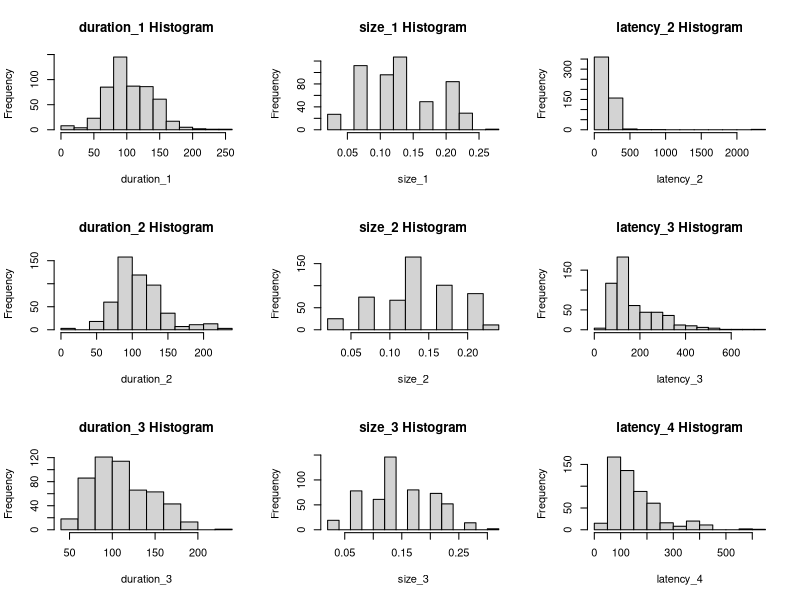
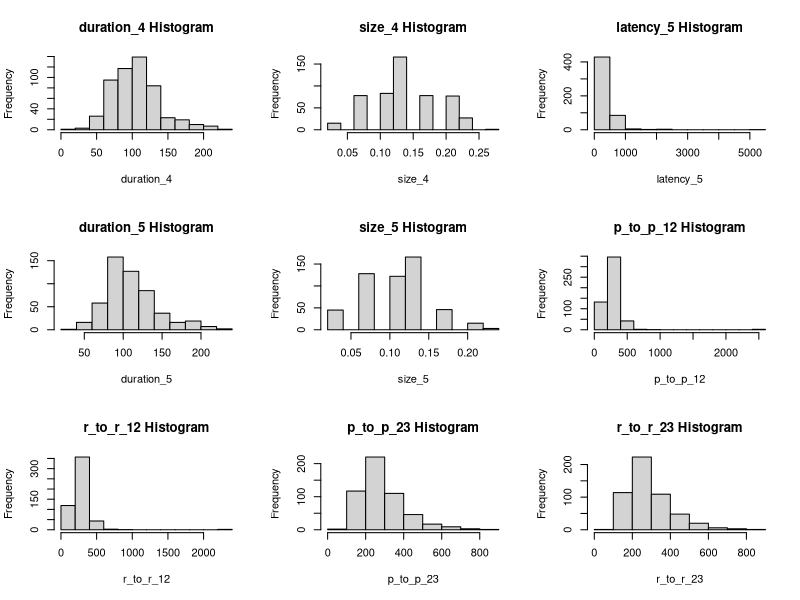
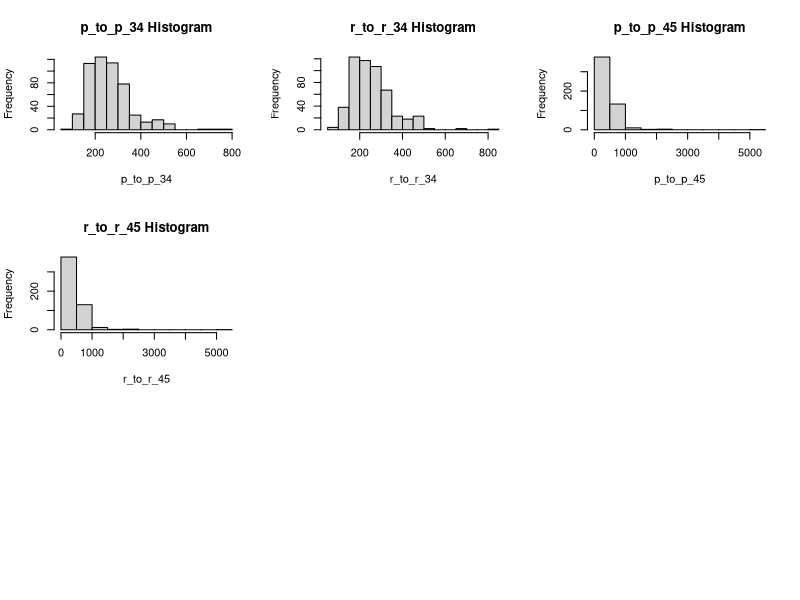

Reproduce these figures in R, in order.
#!/usr/local/bin/Rscript

# NOTE: all paths in this file assume that it is being
# run from the root directory of this project

taps <- read.table("data/taps.tsv", header=TRUE, sep="\t")

# histograms
pdf(file="summary/plots/hist.pdf")
par(mfrow=c(3,3))
for(i in names(taps)){
  if(i == "pin" || i == "name") next;
  hist(taps[,which(names(taps)==i)], main=paste(i,"Histogram",sep=" ") , xlab=i)
}
dev.off()
